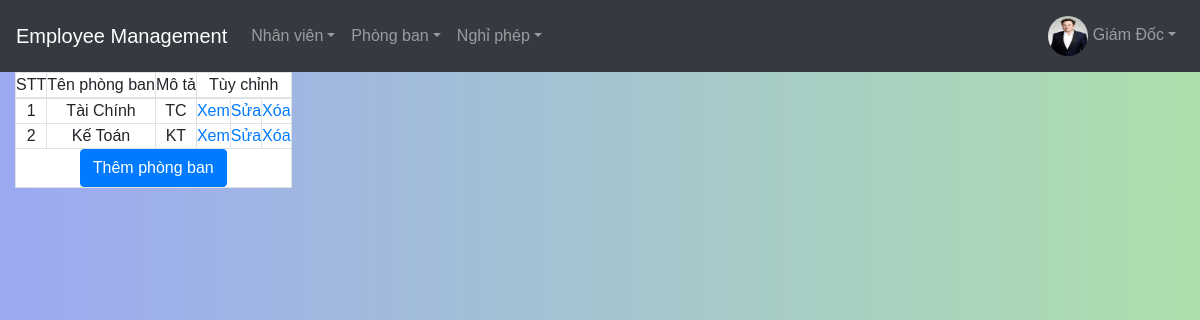
Page /source/view-department.php (signed in) on the committed database.
### tables this page shows
CREATE TABLE `nhanvien` (
  `userName` varchar(255) NOT NULL,
  `firstName` varchar(255) NOT NULL,
  `lastName` varchar(255) NOT NULL,
  `email` varchar(255) NOT NULL,
  `pwd` varchar(255) NOT NULL,
  `phongBan` varchar(255) NOT NULL,
  `chucVu` varchar(255) NOT NULL,
  `activated` bit(1) DEFAULT b'0',
  `avatar` text NOT NULL
);

CREATE TABLE `phongban` (
  `maPB` varchar(255) DEFAULT NULL,
  `tenPB` varchar(255) DEFAULT NULL,
  `mota` varchar(255) DEFAULT NULL
);

### source/view-department.php (the view, shortened to what this page needs)
<!DOCTYPE html>
<html lang="en">
<head>
	<link rel="stylesheet" href="https://maxcdn.bootstrapcdn.com/bootstrap/4.5.2/css/bootstrap.min.css">
	<link rel="stylesheet" href="./style.css">
</head>
<body>
	<?php
      require_once('./db/db.php');
      $email = $_SESSION['email'];
      $sql = "SELECT * from `nhanvien` WHERE `email` = ?";
      $stm = $conn->prepare($sql);
      $stm->bind_param("s", $email);
      if (!$stm->execute()) {
          die('Không tìm thấy' . $stm->error);
      }
      $result = $stm->get_result();
      $data = $result->fetch_assoc();
      if($data['userName'] != "admin") {
        header('Location: ./login.php');
        exit();
      }
	    else {
        require_once('./nav/admin-nav.php');
	    }
      $sql = "SELECT * FROM `phongban`";
      $stm = $conn->prepare($sql);
      if (!$stm->execute()) {
          die('Không tìm thấy' . $stm->error);
      }
      $result = $stm->get_result();
    ?>
    <div class="container-fluid">
      <div id="inner" class="table-responsive text-center">
        <table class="table-bordered bg-white">
            <thead>
              <tr>
                <td>STT</td>
                <td>Tên phòng ban</td>
                <td>Mô tả</td>
                <td colspan="3">Tùy chỉnh</td>
              </tr>
            </thead>
            <tbody>
              <?php
                $n = 1;
                while ($data = $result->fetch_assoc()) {
                  echo "<tr>";
                  echo "<td>$n</td>";
                  echo "<td>".$data['tenPB']."</td>";
                  echo "<td>".$data['mota']."</td>";
                  echo "<td><a href=\"./department-details.php?tenPB=$data[tenPB]\">Xem</a></td>";
                  echo "<td><a href=\"./department-edit.php?tenPB=$data[tenPB]\">Sửa</a></td>";
                  echo "<td><a href=\"./process/delete-department.php?tenPB=$data[tenPB]\" onClick=\"return confirmDelete()\";>Xóa</a></td>";
                  $n++;
                }
              ?>
              <tr><td colspan="6"><a href="./department-add.php"><button class="btn btn-primary">Thêm phòng ban</button></a></td></tr>
            </tbody>
        </table>
      </div>
    </div>
</body>
</html>

### source/nav/admin-nav.php (shortened to what this page needs)
<div id="header">
      <?php
        require_once('./db/db.php');
        $email = $_SESSION['email'];
        $sql = "SELECT * from `nhanvien` WHERE `email` = ?";
        $stm = $conn->prepare($sql);
        $stm->bind_param("s", $email);
        if (!$stm->execute()) {
            die('Không tìm thấy' . $stm->error);
        }
        $result = $stm->get_result();
        $data = $result->fetch_assoc();
        $avatar = $data['avatar'];
      ?>
      <nav class="navbar navbar-expand-md bg-dark navbar-dark">
        <a class="navbar-brand" href="./index.php">Employee Management</a>
        <div class="collapse navbar-collapse" id="collapsibleNavbar">
          <ul class="navbar-nav">
            <div class="nav-item dropdown">
              <a href="#" data-toggle="dropdown" class="nav-link dropdown-toggle user-action">Nhân viên</a>
            </div>
            <div class="nav-item dropdown">
              <a href="#" data-toggle="dropdown" class="nav-link dropdown-toggle user-action">Phòng ban</a>
            </div>
            <div class="nav-item dropdown">
              <a href="#" data-toggle="dropdown" class="nav-link dropdown-toggle user-action">Nghỉ phép</a>
            </div>
          </ul>
        </div>
        <div class="navbar-nav ml-auto">
    			<div class="nav-item dropdown">
    				<a href="#" data-toggle="dropdown" class="nav-link dropdown-toggle user-action"><img src="./<?= $avatar ?>" class="avatar" alt="Avatar" style="width: 40px; height: 40px; border-radius: 30px;"> <?= $_SESSION['name']?><b class="caret"></b></a>
    			</div>
    		</div>
      </nav>
    </div>

### source/style.css (style rules this page uses)
* { padding: 0; margin: 0; box-sizing: border-box; font-family: "Poppin", sans-serif; }
body { background-image: linear-gradient( 90deg, rgb(156, 169, 243), rgb(173, 224, 173) ); }

### rows in the picture
nhanvien: avatar (picture)
phongban: tenPB "Tài Chính", mota "TC"
phongban: tenPB "Kế Toán", mota "KT"

### other values in the picture
$_SESSION['name'] "Giám Đốc"
